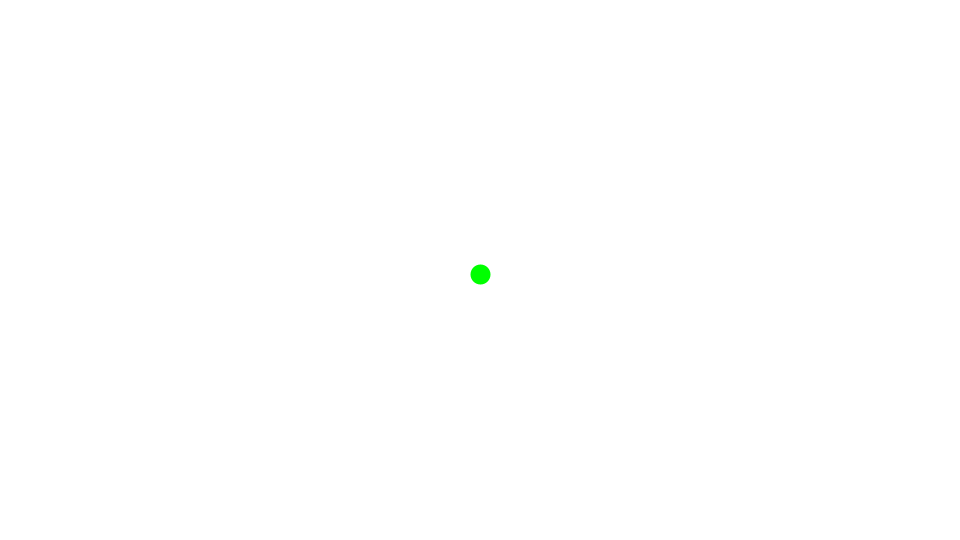
Frame 1 (no input)
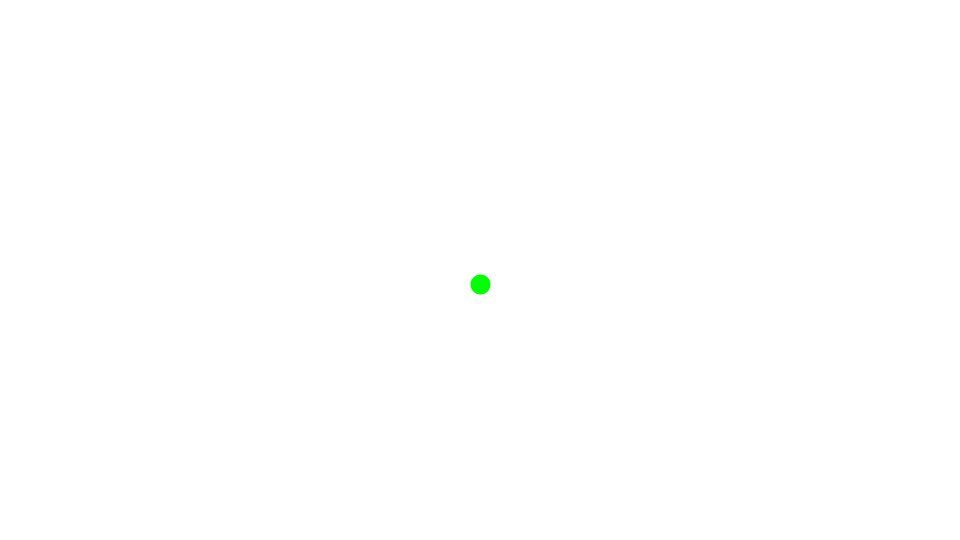
Frame 60 (the mouse pressed at the canvas centre just before this capture)
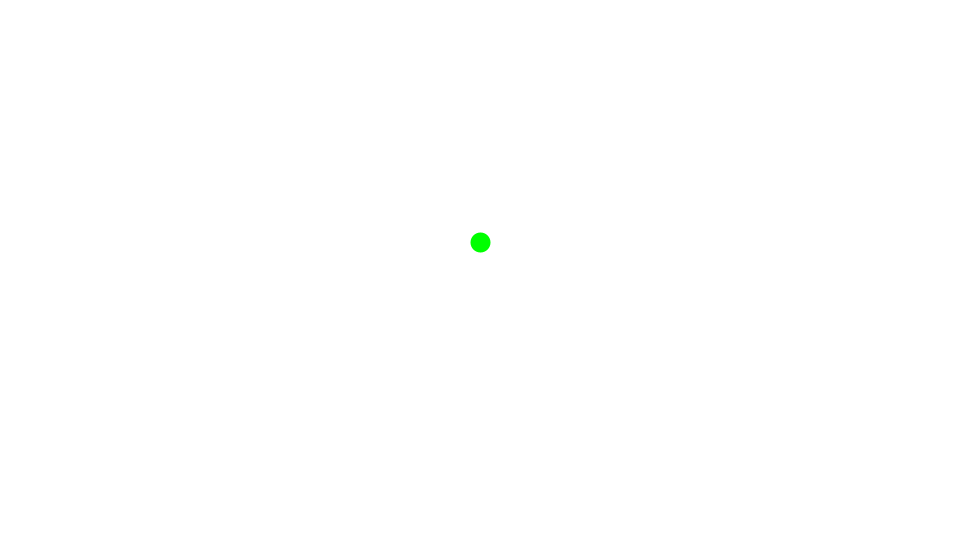
Frame 120 (the mouse held since frame 60 and released just before this capture)

The Processing sketch that drew these frames (run headless with seeded random() and noise(); from frame 60 on, the mouse is pressed at the canvas centre):

// Processing sketch: sketch02
// ── sketch02.pde
void setup() {
  size(960, 540);
  stroke(0, 255, 0);
  strokeWeight(20);
}

void draw() {
  background(255);
  // 原点を画面中心に移動
  translate(width/2, height/2);

  // sin()が返した値をyに代入
  float y = 100 * sin(frameCount*0.05);

  // yを表す点を描画してみる
  point(0, y);
}
